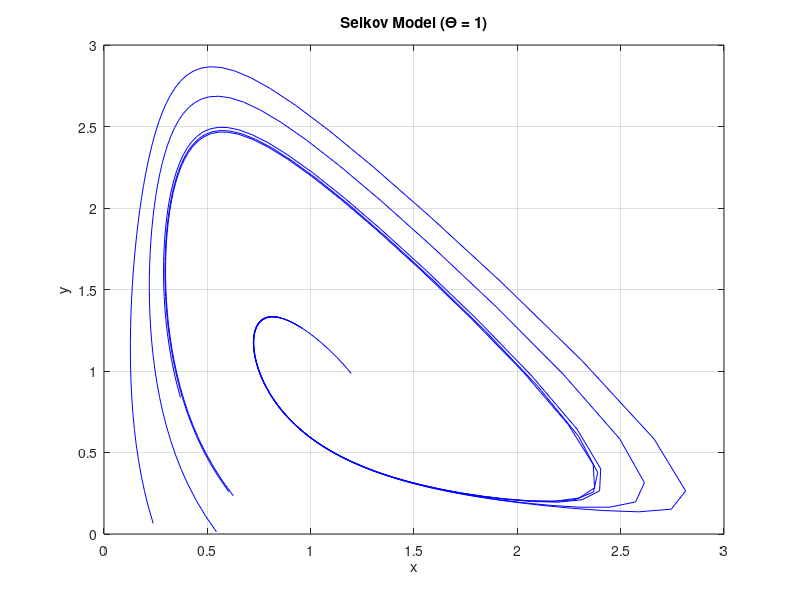

Write the MATLAB code that produced this figure.
clc
clear

% SYDE 532: Introduction to Complex Systems
% Assignment 3

% 7.22 c) Selkov Model

% Set Seed
rng(3)

% Population
n = 5;

% delta t
dt = 0.1;

% set theta
theta = 1;

% Generate x samples: 0 < x < 1
x = rand(1,n);

% Generate y samples: 0 < y < 1
y = rand(1,n);

% Create placeholders for all iterations
x_plot = zeros(n,n);
y_plot = zeros(n,n); 

% Iterate 
for i = 1:100
    % Insert the values for the current iteration
    x_plot(i,:) = x;
    y_plot(i,:) = y;
    
    % Calculate the change in x & y 
    x_dot = -x + 0.1*y + x.^2.*y;
    y_dot = theta - 0.1*y - x.^2.*y;
    
    % Calculate the new x & y values     
    x_new = x + dt.*x_dot;
    y_new = y + dt.*y_dot;
    
    % Set the new x & y points    
    x = x_new;
    y = y_new;
end

% Plot Phase Diagram x & y
plot(x_plot, y_plot, "-b")
hold on
xlabel("x")
ylabel("y")
title("Selkov Model (Θ = 1)")
grid on

% Save Plot
saveas(gcf, "SelkovTheta1.png")